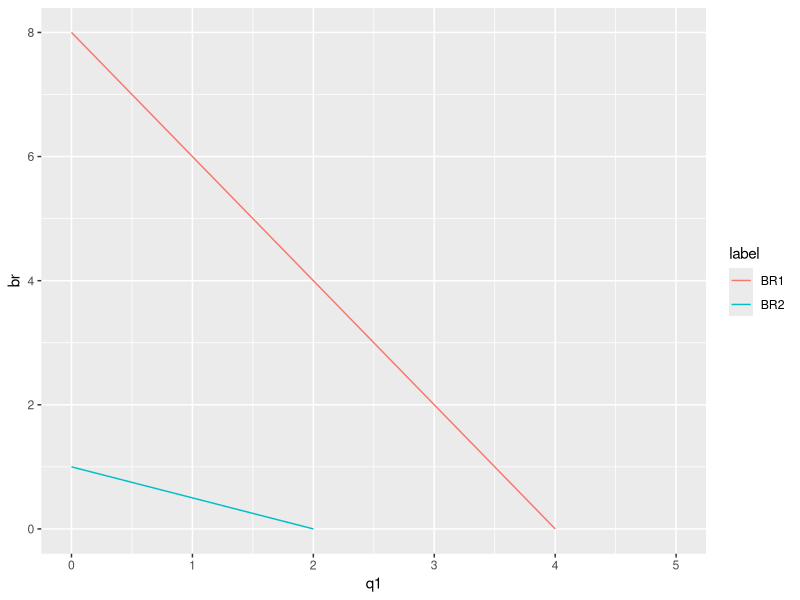

The R script that drew this image:
## ---- chunk 1
library(tidyverse)
## ---- chunk 2
a <- 10
b <- 1
c1 <- 2
c2 <- 8

q1m <- (a - c1) / (2*b)
q2m <- (a - c2) / (2*b)

q1 <- seq(0, 5, 0.1)
BR1 <- 2*q1m - 2*q1
BR2 <- q2m - q1 / 2

data <- data.frame(q1 = q1, br = BR1, label = rep("BR1", length(q1)))
data <- data %>%
  rbind(data.frame(q1 = q1, br = BR2, label = rep("BR2", length(q1))))

data %>%
  ggplot(aes(x = q1, y = br, color = label)) +
  geom_line() + ylim(0,8)
